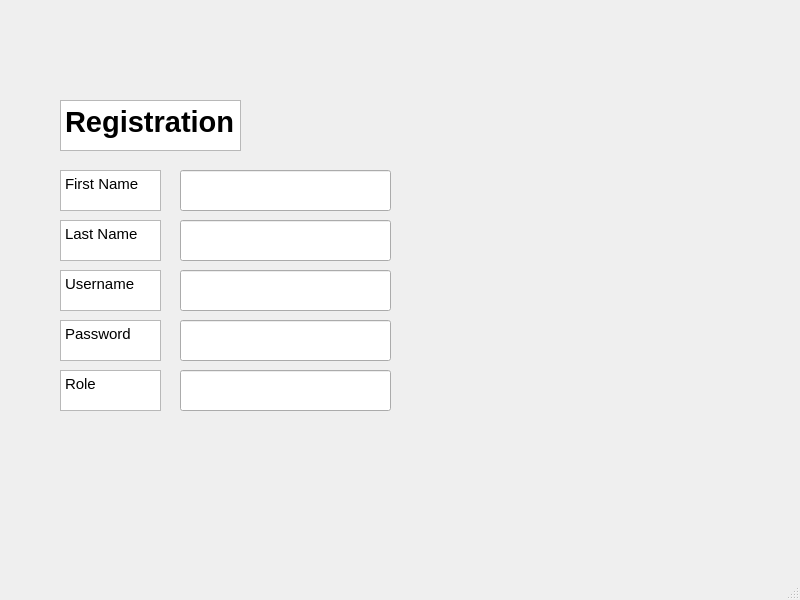
<?xml version="1.0" encoding="UTF-8"?>
<ui version="4.0">
 <class>registration_window</class>
 <widget class="QMainWindow" name="registration_window">
  <property name="geometry">
   <rect>
    <x>0</x>
    <y>0</y>
    <width>800</width>
    <height>600</height>
   </rect>
  </property>
  <property name="windowTitle">
   <string>MainWindow</string>
  </property>
  <widget class="QWidget" name="centralwidget">
   <widget class="QTextBrowser" name="textBrowser_5">
    <property name="geometry">
     <rect>
      <x>60</x>
      <y>320</y>
      <width>101</width>
      <height>41</height>
     </rect>
    </property>
    <property name="html">
     <string>&lt;!DOCTYPE HTML PUBLIC &quot;-//W3C//DTD HTML 4.0//EN&quot; &quot;http://www.w3.org/TR/REC-html40/strict.dtd&quot;&gt;
&lt;html&gt;&lt;head&gt;&lt;meta name=&quot;qrichtext&quot; content=&quot;1&quot; /&gt;&lt;meta charset=&quot;utf-8&quot; /&gt;&lt;style type=&quot;text/css&quot;&gt;
p, li { white-space: pre-wrap; }
hr { height: 1px; border-width: 0; }
li.unchecked::marker { content: &quot;\2610&quot;; }
li.checked::marker { content: &quot;\2612&quot;; }
&lt;/style&gt;&lt;/head&gt;&lt;body style=&quot; font-family:'Segoe UI'; font-size:9pt; font-weight:400; font-style:normal;&quot;&gt;
&lt;p style=&quot; margin-top:0px; margin-bottom:0px; margin-left:0px; margin-right:0px; -qt-block-indent:0; text-indent:0px;&quot;&gt;&lt;span style=&quot; font-size:11pt;&quot;&gt;Password&lt;/span&gt;&lt;/p&gt;&lt;/body&gt;&lt;/html&gt;</string>
    </property>
   </widget>
   <widget class="QTextBrowser" name="textBrowser_4">
    <property name="geometry">
     <rect>
      <x>60</x>
      <y>100</y>
      <width>181</width>
      <height>51</height>
     </rect>
    </property>
    <property name="html">
     <string>&lt;!DOCTYPE HTML PUBLIC &quot;-//W3C//DTD HTML 4.0//EN&quot; &quot;http://www.w3.org/TR/REC-html40/strict.dtd&quot;&gt;
&lt;html&gt;&lt;head&gt;&lt;meta name=&quot;qrichtext&quot; content=&quot;1&quot; /&gt;&lt;meta charset=&quot;utf-8&quot; /&gt;&lt;style type=&quot;text/css&quot;&gt;
p, li { white-space: pre-wrap; }
hr { height: 1px; border-width: 0; }
li.unchecked::marker { content: &quot;\2610&quot;; }
li.checked::marker { content: &quot;\2612&quot;; }
&lt;/style&gt;&lt;/head&gt;&lt;body style=&quot; font-family:'Segoe UI'; font-size:9pt; font-weight:400; font-style:normal;&quot;&gt;
&lt;p style=&quot; margin-top:0px; margin-bottom:0px; margin-left:0px; margin-right:0px; -qt-block-indent:0; text-indent:0px;&quot;&gt;&lt;span style=&quot; font-size:22pt; font-weight:700;&quot;&gt;Registration&lt;/span&gt;&lt;/p&gt;&lt;/body&gt;&lt;/html&gt;</string>
    </property>
   </widget>
   <widget class="QTextBrowser" name="textBrowser_7">
    <property name="geometry">
     <rect>
      <x>60</x>
      <y>370</y>
      <width>101</width>
      <height>41</height>
     </rect>
    </property>
    <property name="html">
     <string>&lt;!DOCTYPE HTML PUBLIC &quot;-//W3C//DTD HTML 4.0//EN&quot; &quot;http://www.w3.org/TR/REC-html40/strict.dtd&quot;&gt;
&lt;html&gt;&lt;head&gt;&lt;meta name=&quot;qrichtext&quot; content=&quot;1&quot; /&gt;&lt;meta charset=&quot;utf-8&quot; /&gt;&lt;style type=&quot;text/css&quot;&gt;
p, li { white-space: pre-wrap; }
hr { height: 1px; border-width: 0; }
li.unchecked::marker { content: &quot;\2610&quot;; }
li.checked::marker { content: &quot;\2612&quot;; }
&lt;/style&gt;&lt;/head&gt;&lt;body style=&quot; font-family:'Segoe UI'; font-size:9pt; font-weight:400; font-style:normal;&quot;&gt;
&lt;p style=&quot; margin-top:0px; margin-bottom:0px; margin-left:0px; margin-right:0px; -qt-block-indent:0; text-indent:0px;&quot;&gt;&lt;span style=&quot; font-size:11pt;&quot;&gt;Role&lt;/span&gt;&lt;/p&gt;&lt;/body&gt;&lt;/html&gt;</string>
    </property>
   </widget>
   <widget class="QTextBrowser" name="textBrowser_3">
    <property name="geometry">
     <rect>
      <x>60</x>
      <y>220</y>
      <width>101</width>
      <height>41</height>
     </rect>
    </property>
    <property name="html">
     <string>&lt;!DOCTYPE HTML PUBLIC &quot;-//W3C//DTD HTML 4.0//EN&quot; &quot;http://www.w3.org/TR/REC-html40/strict.dtd&quot;&gt;
&lt;html&gt;&lt;head&gt;&lt;meta name=&quot;qrichtext&quot; content=&quot;1&quot; /&gt;&lt;meta charset=&quot;utf-8&quot; /&gt;&lt;style type=&quot;text/css&quot;&gt;
p, li { white-space: pre-wrap; }
hr { height: 1px; border-width: 0; }
li.unchecked::marker { content: &quot;\2610&quot;; }
li.checked::marker { content: &quot;\2612&quot;; }
&lt;/style&gt;&lt;/head&gt;&lt;body style=&quot; font-family:'Segoe UI'; font-size:9pt; font-weight:400; font-style:normal;&quot;&gt;
&lt;p style=&quot; margin-top:0px; margin-bottom:0px; margin-left:0px; margin-right:0px; -qt-block-indent:0; text-indent:0px;&quot;&gt;&lt;span style=&quot; font-size:11pt;&quot;&gt;Last Name&lt;/span&gt;&lt;/p&gt;&lt;/body&gt;&lt;/html&gt;</string>
    </property>
   </widget>
   <widget class="QTextBrowser" name="textBrowser_8">
    <property name="geometry">
     <rect>
      <x>60</x>
      <y>170</y>
      <width>101</width>
      <height>41</height>
     </rect>
    </property>
    <property name="html">
     <string>&lt;!DOCTYPE HTML PUBLIC &quot;-//W3C//DTD HTML 4.0//EN&quot; &quot;http://www.w3.org/TR/REC-html40/strict.dtd&quot;&gt;
&lt;html&gt;&lt;head&gt;&lt;meta name=&quot;qrichtext&quot; content=&quot;1&quot; /&gt;&lt;meta charset=&quot;utf-8&quot; /&gt;&lt;style type=&quot;text/css&quot;&gt;
p, li { white-space: pre-wrap; }
hr { height: 1px; border-width: 0; }
li.unchecked::marker { content: &quot;\2610&quot;; }
li.checked::marker { content: &quot;\2612&quot;; }
&lt;/style&gt;&lt;/head&gt;&lt;body style=&quot; font-family:'Segoe UI'; font-size:9pt; font-weight:400; font-style:normal;&quot;&gt;
&lt;p style=&quot; margin-top:0px; margin-bottom:0px; margin-left:0px; margin-right:0px; -qt-block-indent:0; text-indent:0px;&quot;&gt;&lt;span style=&quot; font-size:11pt;&quot;&gt;First Name&lt;/span&gt;&lt;/p&gt;&lt;/body&gt;&lt;/html&gt;</string>
    </property>
   </widget>
   <widget class="QTextBrowser" name="textBrowser_6">
    <property name="geometry">
     <rect>
      <x>60</x>
      <y>270</y>
      <width>101</width>
      <height>41</height>
     </rect>
    </property>
    <property name="html">
     <string>&lt;!DOCTYPE HTML PUBLIC &quot;-//W3C//DTD HTML 4.0//EN&quot; &quot;http://www.w3.org/TR/REC-html40/strict.dtd&quot;&gt;
&lt;html&gt;&lt;head&gt;&lt;meta name=&quot;qrichtext&quot; content=&quot;1&quot; /&gt;&lt;meta charset=&quot;utf-8&quot; /&gt;&lt;style type=&quot;text/css&quot;&gt;
p, li { white-space: pre-wrap; }
hr { height: 1px; border-width: 0; }
li.unchecked::marker { content: &quot;\2610&quot;; }
li.checked::marker { content: &quot;\2612&quot;; }
&lt;/style&gt;&lt;/head&gt;&lt;body style=&quot; font-family:'Segoe UI'; font-size:9pt; font-weight:400; font-style:normal;&quot;&gt;
&lt;p style=&quot; margin-top:0px; margin-bottom:0px; margin-left:0px; margin-right:0px; -qt-block-indent:0; text-indent:0px;&quot;&gt;&lt;span style=&quot; font-size:11pt;&quot;&gt;Username&lt;/span&gt;&lt;/p&gt;&lt;/body&gt;&lt;/html&gt;</string>
    </property>
   </widget>
   <widget class="QLineEdit" name="lineEdit">
    <property name="geometry">
     <rect>
      <x>180</x>
      <y>170</y>
      <width>211</width>
      <height>41</height>
     </rect>
    </property>
    <property name="text">
     <string/>
    </property>
   </widget>
   <widget class="QLineEdit" name="lineEdit_2">
    <property name="geometry">
     <rect>
      <x>180</x>
      <y>220</y>
      <width>211</width>
      <height>41</height>
     </rect>
    </property>
   </widget>
   <widget class="QLineEdit" name="lineEdit_3">
    <property name="geometry">
     <rect>
      <x>180</x>
      <y>270</y>
      <width>211</width>
      <height>41</height>
     </rect>
    </property>
   </widget>
   <widget class="QLineEdit" name="lineEdit_4">
    <property name="geometry">
     <rect>
      <x>180</x>
      <y>320</y>
      <width>211</width>
      <height>41</height>
     </rect>
    </property>
   </widget>
   <widget class="QLineEdit" name="lineEdit_5">
    <property name="geometry">
     <rect>
      <x>180</x>
      <y>370</y>
      <width>211</width>
      <height>41</height>
     </rect>
    </property>
   </widget>
  </widget>
  <widget class="QMenuBar" name="menubar">
   <property name="geometry">
    <rect>
     <x>0</x>
     <y>0</y>
     <width>800</width>
     <height>22</height>
    </rect>
   </property>
  </widget>
  <widget class="QStatusBar" name="statusbar"/>
 </widget>
 <resources/>
 <connections/>
</ui>
